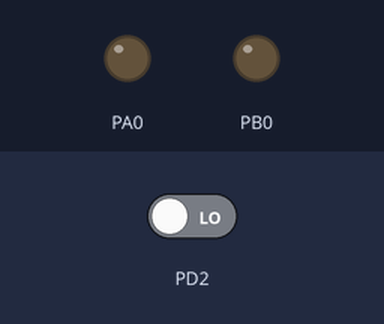
Simulated run of this program. Board: ATmega32, built with avr-gcc and emulated at 1 MHz. Parts: output pins drawn as LEDs (lit = HIGH). Dashed ring = blinking. Inputs (shaded band) come from the test bench; at power-on: PD2 LOW.

Above: at 1.2 s.
1.3 s: PD2 driven HIGH
At 1.8 s:
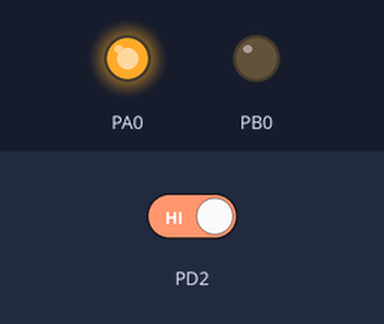
At 5.8 s:
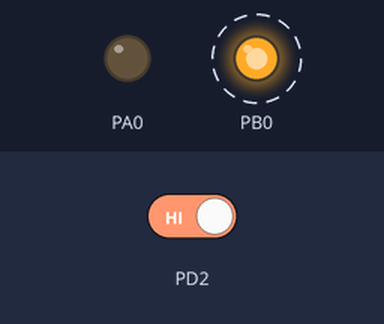
Timing chart, 0 to 8.8 s (numbered marks = the images above; inputs shaded):
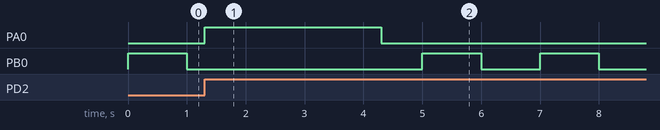

The program:

main.c
```c
/*
 * EXTI_Driver.c
 *
 * Created: 12/8/2022 1:02:27 AM
 * Author : Mohanad Magdy
 */
#include "STD_Types.h"
#include "BIT_MATH.h"

#include "EXTI_interface.h"

#include <avr/io.h>
#define F_CPU	1000000U
#include "util/delay.h"
void led_on();

int main(void)
{
	//enable the interrupt
	if(GIE_Enable()==GIE_OK);
	if(EXTI_IntEnable()==EXTI_OK);
	if(EXTI_Int0SenseControl()==EXTI_OK);
	//Passing the function that will be called of the interrupt happened
	if(EXTI_Int0SetCallBack(led_on)==EXTI_OK);
    DDRB |= (1<<0);

	while (1)
    {
		PORTB |= (1<<0);
		_delay_ms(1000);
		PORTB &= ~(1<<0);
		_delay_ms(1000);
    }
}

void led_on()
{
	DDRA |= (1<<0);
	PORTA |= (1<<0);
	_delay_ms(3000);
	PORTA &= ~(1<<0);
}
```

EXTI.c
```c
/*
 * EXTI.c
 *
 * Created: 12/8/2022 1:23:34 AM
 *  Author: Mohanad Magdy
 */
#include "STD_Types.h"
#include "BIT_MATH.h"

#include "EXTI_interface.h"
#include "EXTI_register.h"


void (*EXTI_pvInt0PtrFunc)(void)=NULL;


EN_GIEError_t GIE_Enable(void)
{
	SET_BIT(SREG,SREG_I);
	return GIE_OK;
}


EN_GIEError_t GIE_Disable(void)
{
	CLR_BIT(SREG,SREG_I);
	return GIE_OK;
}


EN_EXTIError_t EXTI_Int0SenseControl(void)
{
	/*Set INT sense control to Rising edge*/
	SET_BIT(MCUCR,MCUCR_ISC01);
	SET_BIT(MCUCR,MCUCR_ISC00);

	return EXTI_OK;
}

EN_EXTIError_t EXTI_IntEnable(void)
{
	SET_BIT(GICR,GICR_INT0);

	return EXTI_OK;
}

EN_EXTIError_t EXTI_IntDisable(void)
{
	CLR_BIT(GICR,GICR_INT0);

	return EXTI_OK;
}

EN_EXTIError_t EXTI_Int0SetCallBack(void(*Copy_pvInt0Func)(void))
{
	if(Copy_pvInt0Func != 0)
	{
		EXTI_pvInt0PtrFunc=Copy_pvInt0Func;
		return EXTI_OK;
	}
	return SET_CALL_BACK_ERROR;
}

void __vector_1(void)  __attribute__((signal));
void __vector_1(void)
{
	if (EXTI_pvInt0PtrFunc != NULL)
	{
		EXTI_pvInt0PtrFunc();
	}
}
```

EXTI_interface.h
```c
/*
 * EXTI_interface.h
 *
 * Created: 12/8/2022 1:23:56 AM
 *  Author: Mohanad Magdy
 */


#ifndef EXTI_INTERFACE_H_
#define EXTI_INTERFACE_H_

#define EXTI_INT0		0

typedef enum EN_GIEError_t
{
	GIE_OK
}EN_GIEError_t;

typedef enum EN_EXTIError_t
{
	EXTI_OK, SET_CALL_BACK_ERROR
}EN_EXTIError_t;

EN_GIEError_t GIE_Enable(void);

EN_GIEError_t GIE_Disable(void);

EN_EXTIError_t EXTI_Int0SenseControl(void);

EN_EXTIError_t EXTI_IntEnable(void);

EN_EXTIError_t EXTI_IntDisable(void);

EN_EXTIError_t EXTI_Int0SetCallBack(void(*Copy_pvInt0Func)(void));

#endif /* EXTI_INTERFACE_H_ */
```

BIT_MATH.h
```c
#ifndef BIT_MATH
#define BIT_MATH

#define SET_BIT(VAR,BITNO) (VAR |= ((1<<BITNO)))

#define CLR_BIT(VAR,BITNO) (VAR &= ~(1<<(BITNO)))

#define TOG_BIT(VAR,BITNO) (VAR ^= (1<<(BITNO)))

#define GET_BIT(VAR,BITNO) ((VAR>>BITNO)& 0x01)

#endif
```

EXTI_register.h
```c
/*
 * EXTI_register.h
 *
 * Created: 12/8/2022 1:24:17 AM
 *  Author: Mohanad Magdy
 */


#ifndef EXTI_REGISTER_H_
#define EXTI_REGISTER_H_

#define NULL			0

#define SREG			*((volatile u8*)0x5F)
#define SREG_I			7

#define GICR			*((volatile u8*)0x5B)
#define GICR_INT0		6

#define MCUCR			*((volatile u8*)0x55)
#define MCUCR_ISC01		1
#define MCUCR_ISC00		0


#endif /* EXTI_REGISTER_H_ */
```

STD_Types.h
```c
#ifndef STD_Types
#define STD_Types

typedef unsigned char 			u8 ;
typedef unsigned short int 		u16;
typedef unsigned long int 		u32;
typedef signed char 			s8 ;
typedef signed short int 		s16;
typedef signed long  int 		s32;
typedef float 					f32;
typedef double 					f64;

#endif
```

Measured:
- after the input at 1.3 s, PA0: LOW → HIGH at once, → LOW 3.0 s later
- by itself, PB0: alternates HIGH for 1.0 s and LOW for 1.0 s
